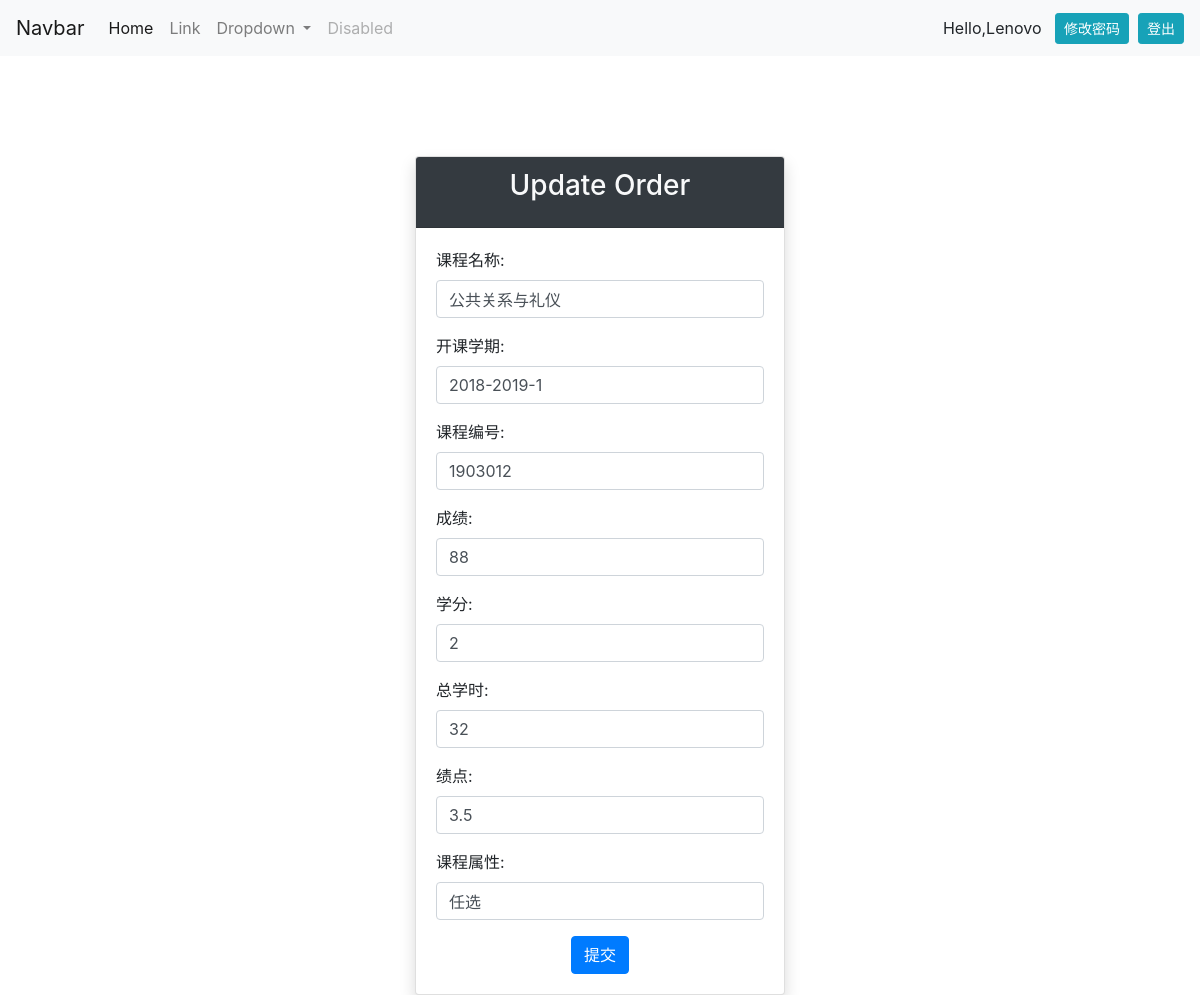
The page /updateclasser/4/ (signed in) on the database its author committed.
### yuapp/models.py (models this page shows, shortened)
class Classer(models.Model):
    coursename=models.CharField(max_length=30)
    starttime=models.CharField(max_length=30)
    cursenumber=models.CharField(max_length=30)
    grade=models.CharField(max_length=30)
    xuefen=models.CharField(max_length=30)
    zongxueshi=models.CharField(max_length=30)
    jidian=models.CharField(max_length=30)
    kecehngshuxing=models.CharField(max_length=30)

### yuapp/views.py (the view, shortened to what this page needs)
# urls.py: path('updateclasser/<str:pk>/',views.update_classer,name='updateclasser'),
def update_classer(request,pk):
    classer=Classer.objects.get(id=pk)
    c_form=ClasserForm(instance=classer)
    context={
        'classer':classer,
        'c_form':c_form
    }
    return render(request,'yuapp/updateclasser.html',context)

### yuapp/templates/yuapp/updateclasser.html (shortened to what this page needs)
{% extends 'yuapp/index.html' %}
{% block content %}
    <div class="container-fluid">
    <div class="row">
        <div class="col-md-4"></div>
        <div class="col-md-4">
            <div style="height: 100px;"></div>
            <div class="card shadow">
                <div class="card-header text-center text-light bg-dark">
                    <h3 class="card-title">Update Order</h3>
                </div>
                <div class="card-body">
                    <form action="{% url 'updateclasser' classer.id %}" method="post">
                        {{ c_form.as_p }}
                        <div class="text-center">
                            <button type="submit" class="btn btn-primary">提交</button>
                        </div>
                    </form>
                </div>
            </div>
        </div>
        <div class="col-md-4"></div>
    </div>
    </div>
{% endblock %}

### yuapp/templates/yuapp/navbar.html (shortened to what this page needs)
<nav class="navbar navbar-expand-lg navbar-light bg-light">
  <a class="navbar-brand" href="#">Navbar</a>
  <div class="collapse navbar-collapse" id="navbarSupportedContent">
    <ul class="navbar-nav mr-auto">
      <li class="nav-item active">
        <a class="nav-link" href="#">Home <span class="sr-only">(current)</span></a>
      </li>
      <li class="nav-item">
        <a class="nav-link" href="#">Link</a>
      </li>
      <li class="nav-item dropdown">
        <a class="nav-link dropdown-toggle" href="#" id="navbarDropdown" role="button" data-toggle="dropdown" aria-haspopup="true" aria-expanded="false">
          Dropdown
        </a>
      </li>
      <li class="nav-item">
        <a class="nav-link disabled" href="#" tabindex="-1" aria-disabled="true">Disabled</a>
      </li>
    </ul>
      {% if request.user.is_authenticated %}
          Hello,{{ request.user }}
          <a href="{% url 'modifypwd' %}" class="btn btn-sm btn-info">修改密码</a>
          <a href="{% url 'logout' %}" class="btn btn-sm btn-info">登出</a>
      {% else %}
          Hello,请登录！
          <a href="{% url 'login' %}" class="btn btn-sm btn-info">登录</a>
          &nbsp;&nbsp;
          <a href="{% url 'register' %}" class="btn btn-sm btn-info">注册</a>
      {% endif %}
  </div>
</nav>

### rows shown on the page
Classer: coursename "公共关系与礼仪", starttime "2018-2019-1", cursenumber "1903012", grade "88", xuefen "2", zongxueshi "32", jidian "3.5", kecehngshuxing "任选"

### other values the page prints
{{ request.user }} "Lenovo"
